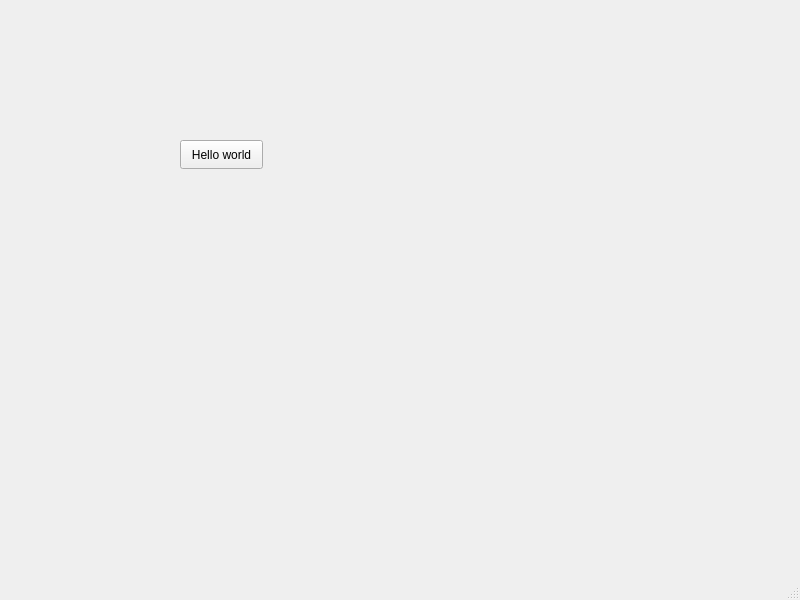
<?xml version="1.0" encoding="UTF-8"?>
<ui version="4.0">
 <class>MainWindow</class>
 <widget class="QMainWindow" name="MainWindow">
  <property name="geometry">
   <rect>
    <x>0</x>
    <y>0</y>
    <width>800</width>
    <height>600</height>
   </rect>
  </property>
  <property name="windowTitle">
   <string>MainWindow</string>
  </property>
  <widget class="QWidget" name="centralwidget">
   <widget class="QPushButton" name="pushButton">
    <property name="geometry">
     <rect>
      <x>180</x>
      <y>140</y>
      <width>83</width>
      <height>29</height>
     </rect>
    </property>
    <property name="text">
     <string>Hello world</string>
    </property>
   </widget>
  </widget>
  <widget class="QMenuBar" name="menubar">
   <property name="geometry">
    <rect>
     <x>0</x>
     <y>0</y>
     <width>800</width>
     <height>25</height>
    </rect>
   </property>
  </widget>
  <widget class="QStatusBar" name="statusbar"/>
 </widget>
 <resources/>
 <connections/>
</ui>
